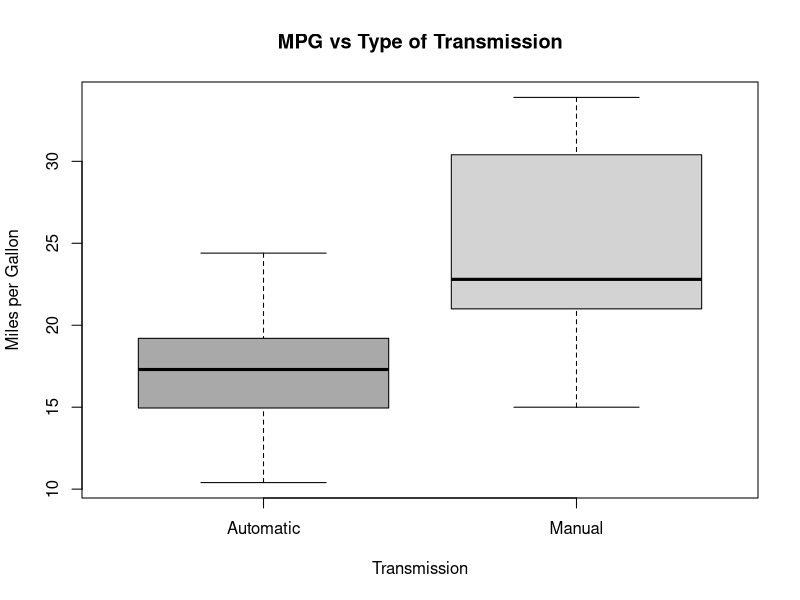
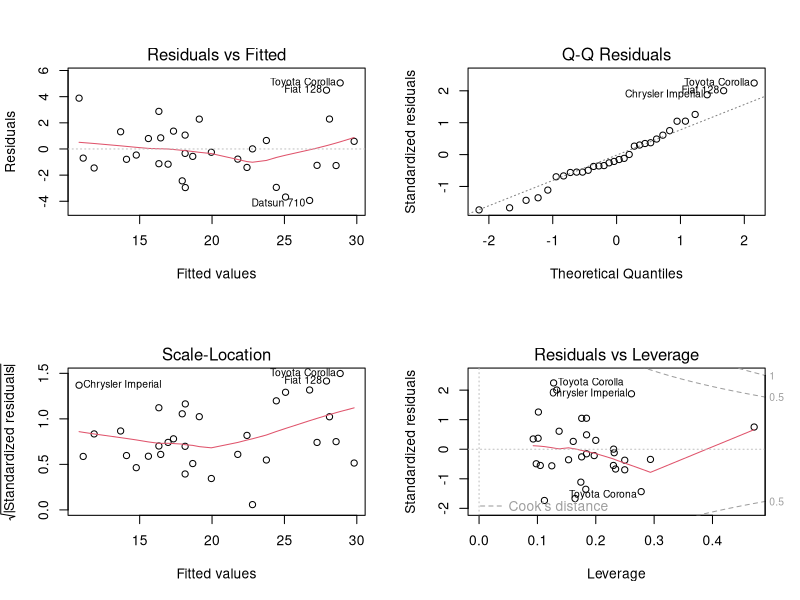

Recreate these plots in R, in order.
## ---- chunk 1
library(datasets)
data(mtcars)

# Convert the important variables into factor variables
mtcars$am <- factor(mtcars$am, labels = c("Automatic","Manual"))
mtcars$cyl <- factor(mtcars$cyl)
mtcars$vs <- factor(mtcars$vs)
mtcars$gear <- factor(mtcars$gear)

head(mtcars)
## ---- chunk 2
boxplot(mpg~am, data = mtcars,
        col = c("dark grey", "light grey"),
        xlab = "Transmission",
        ylab = "Miles per Gallon",
        main = "MPG vs Type of Transmission")
## ---- chunk 3
autoData <- mtcars[mtcars$am == "Automatic",]
manualData <- mtcars[mtcars$am == "Manual",]
t.test(autoData$mpg, manualData$mpg)
## ---- chunk 4
model1 <- lm(mpg ~ am, data = mtcars)
summary(model1)
## ---- chunk 5
model2 <- lm(mpg ~ cyl + hp + wt + am, data = mtcars)
summary(model2)
## ---- chunk 6
par(mfrow = c(2, 2))
plot(model2)
